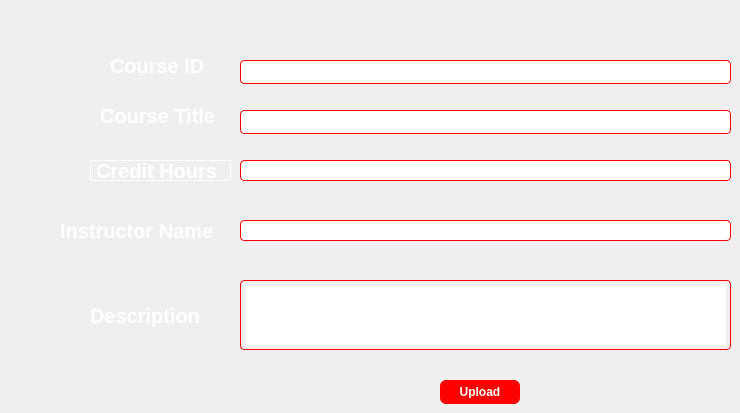
        <widget class="QWidget" name="tab">
         <attribute name="title">
          <string>Upload Course</string>
         </attribute>
         <widget class="QLineEdit" name="lineEdit_courseID">
          <property name="geometry">
           <rect>
            <x>240</x>
            <y>60</y>
            <width>491</width>
            <height>24</height>
           </rect>
          </property>
          <property name="styleSheet">
           <string notr="true">
   color:white;
    border: 1px solid Red;
    border-radius: 4px;
    padding: 4px;

</string>
          </property>
         </widget>
         <widget class="QLineEdit" name="lineEdit_courseTitle">
          <property name="geometry">
           <rect>
            <x>240</x>
            <y>110</y>
            <width>491</width>
            <height>24</height>
           </rect>
          </property>
          <property name="styleSheet">
           <string notr="true">
   color:white;
    border: 1px solid Red;
    border-radius: 4px;
    padding: 4px;

</string>
          </property>
         </widget>
         <widget class="QTextEdit" name="textEdit_description">
          <property name="geometry">
           <rect>
            <x>240</x>
            <y>280</y>
            <width>491</width>
            <height>70</height>
           </rect>
          </property>
          <property name="styleSheet">
           <string notr="true">
   color:white;
    border: 1px solid Red;
    border-radius: 4px;
    padding: 4px;

</string>
          </property>
         </widget>
         <widget class="QPushButton" name="pushButton_uploadDescription">
          <property name="geometry">
           <rect>
            <x>440</x>
            <y>380</y>
            <width>80</width>
            <height>24</height>
           </rect>
          </property>
          <property name="styleSheet">
           <string notr="true">QPushButton {
    background-color: rgb(255, 0, 0);
    color: white;
    border: none;
    border-radius: 6px;
    padding: 6px 12px;
    font-weight: bold;
}
QPushButton:hover {
    background-color: #1565C0;
}
QPushButton:disabled {
    background-color: #E0E0E0;
    color: #9E9E9E;
}
</string>
          </property>
          <property name="text">
           <string>Upload</string>
          </property>
         </widget>
         <widget class="QLabel" name="label">
          <property name="enabled">
           <bool>true</bool>
          </property>
          <property name="geometry">
           <rect>
            <x>110</x>
            <y>50</y>
            <width>111</width>
            <height>31</height>
           </rect>
          </property>
          <property name="font">
           <font>
            <pointsize>15</pointsize>
            <italic>false</italic>
            <bold>true</bold>
            <strikeout>false</strikeout>
           </font>
          </property>
          <property name="styleSheet">
           <string notr="true">color: rgb(255, 255, 255);
border-color:rgb(50, 50, 50);

font-weight: bold;
</string>
          </property>
          <property name="text">
           <string>Course ID</string>
          </property>
         </widget>
         <widget class="QLabel" name="label_2">
          <property name="geometry">
           <rect>
            <x>100</x>
            <y>100</y>
            <width>131</width>
            <height>31</height>
           </rect>
          </property>
          <property name="font">
           <font>
            <pointsize>15</pointsize>
            <bold>true</bold>
           </font>
          </property>
          <property name="styleSheet">
           <string notr="true">color: rgb(255, 255, 255);
border-color:rgb(50, 50, 50);

font-weight: bold;
</string>
          </property>
          <property name="text">
           <string>Course Title</string>
          </property>
         </widget>
         <widget class="QLabel" name="label_3">
          <property name="geometry">
           <rect>
            <x>90</x>
            <y>300</y>
            <width>131</width>
            <height>31</height>
           </rect>
          </property>
          <property name="font">
           <font>
            <pointsize>15</pointsize>
            <bold>true</bold>
           </font>
          </property>
          <property name="styleSheet">
           <string notr="true">color: rgb(255, 255, 255);
border-color:rgb(50, 50, 50);

font-weight: bold;
</string>
          </property>
          <property name="text">
           <string>Description</string>
          </property>
         </widget>
         <widget class="QLineEdit" name="lineEdit_creditHours">
          <property name="geometry">
           <rect>
            <x>240</x>
            <y>160</y>
            <width>491</width>
            <height>21</height>
           </rect>
          </property>
          <property name="styleSheet">
           <string notr="true">
   color:white;
    border: 1px solid Red;
    border-radius: 4px;
    padding: 4px;

</string>
          </property>
         </widget>
         <widget class="QLineEdit" name="lineEdit_instructor">
          <property name="geometry">
           <rect>
            <x>240</x>
            <y>220</y>
            <width>491</width>
            <height>21</height>
           </rect>
          </property>
          <property name="styleSheet">
           <string notr="true">
   color:white;
    border: 1px solid Red;
    border-radius: 4px;
    padding: 4px;

</string>
          </property>
         </widget>
         <widget class="QLabel" name="label_19">
          <property name="geometry">
           <rect>
            <x>90</x>
            <y>160</y>
            <width>141</width>
            <height>21</height>
           </rect>
          </property>
          <property name="font">
           <font>
            <pointsize>15</pointsize>
            <bold>true</bold>
           </font>
          </property>
          <property name="styleSheet">
           <string notr="true">color: rgb(255, 255, 255);
border-color:rgb(50, 50, 50);

font-weight: bold;
</string>
          </property>
          <property name="frameShape">
           <enum>QFrame::Shape::Panel</enum>
          </property>
          <property name="text">
           <string>Credit Hours</string>
          </property>
         </widget>
         <widget class="QLabel" name="label_20">
          <property name="geometry">
           <rect>
            <x>60</x>
            <y>210</y>
            <width>171</width>
            <height>41</height>
           </rect>
          </property>
          <property name="font">
           <font>
            <pointsize>15</pointsize>
            <bold>true</bold>
            <kerning>true</kerning>
           </font>
          </property>
          <property name="styleSheet">
           <string notr="true">color: rgb(255, 255, 255);
border-color:rgb(50, 50, 50);

font-weight: bold;
</string>
          </property>
          <property name="text">
           <string>Instructor Name</string>
          </property>
         </widget>
        </widget>
